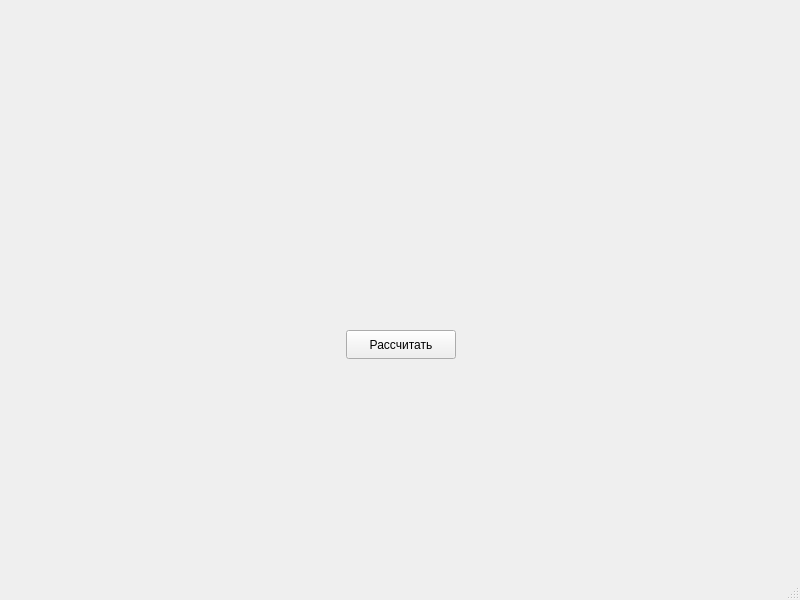
<?xml version="1.0" encoding="UTF-8"?>
<ui version="4.0">
 <class>MainWindow</class>
 <widget class="QMainWindow" name="MainWindow">
  <property name="geometry">
   <rect>
    <x>0</x>
    <y>0</y>
    <width>800</width>
    <height>600</height>
   </rect>
  </property>
  <property name="windowTitle">
   <string>MainWindow</string>
  </property>
  <widget class="QWidget" name="centralwidget">
   <widget class="QPushButton" name="pushButton">
    <property name="geometry">
     <rect>
      <x>346</x>
      <y>330</y>
      <width>110</width>
      <height>29</height>
     </rect>
    </property>
    <property name="text">
     <string>Рассчитать</string>
    </property>
   </widget>
   <widget class="QLabel" name="label">
    <property name="geometry">
     <rect>
      <x>226</x>
      <y>182</y>
      <width>350</width>
      <height>20</height>
     </rect>
    </property>
    <property name="text">
     <string/>
    </property>
    <property name="alignment">
     <set>Qt::AlignmentFlag::AlignCenter</set>
    </property>
   </widget>
   <widget class="QLabel" name="label_2">
    <property name="geometry">
     <rect>
      <x>226</x>
      <y>212</y>
      <width>350</width>
      <height>20</height>
     </rect>
    </property>
    <property name="text">
     <string/>
    </property>
    <property name="alignment">
     <set>Qt::AlignmentFlag::AlignCenter</set>
    </property>
   </widget>
   <widget class="QLabel" name="label_3">
    <property name="geometry">
     <rect>
      <x>226</x>
      <y>242</y>
      <width>350</width>
      <height>20</height>
     </rect>
    </property>
    <property name="text">
     <string/>
    </property>
    <property name="alignment">
     <set>Qt::AlignmentFlag::AlignCenter</set>
    </property>
   </widget>
   <widget class="QLabel" name="label_4">
    <property name="geometry">
     <rect>
      <x>226</x>
      <y>270</y>
      <width>350</width>
      <height>20</height>
     </rect>
    </property>
    <property name="text">
     <string/>
    </property>
    <property name="alignment">
     <set>Qt::AlignmentFlag::AlignCenter</set>
    </property>
   </widget>
   <widget class="QLabel" name="label_5">
    <property name="geometry">
     <rect>
      <x>226</x>
      <y>299</y>
      <width>350</width>
      <height>20</height>
     </rect>
    </property>
    <property name="text">
     <string/>
    </property>
    <property name="alignment">
     <set>Qt::AlignmentFlag::AlignCenter</set>
    </property>
   </widget>
  </widget>
  <widget class="QMenuBar" name="menubar">
   <property name="geometry">
    <rect>
     <x>0</x>
     <y>0</y>
     <width>800</width>
     <height>26</height>
    </rect>
   </property>
  </widget>
  <widget class="QStatusBar" name="statusbar"/>
 </widget>
 <resources/>
 <connections/>
</ui>
